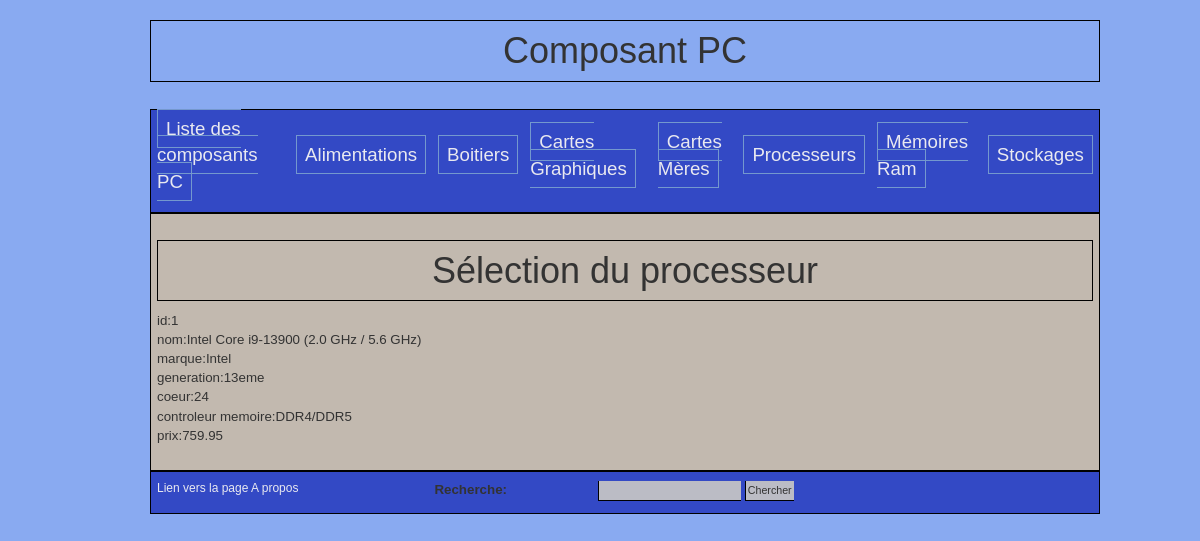
The page /include/processeur/Processeur.php?action=select&id=1 on the database its author committed.
### tables this page shows
CREATE TABLE PROCESSEUR ( id INT NOT NULL PRIMARY KEY AUTO_INCREMENT,
nom VARCHAR(100) NOT NULL, marque VARCHAR(100) NOT NULL, generation VARCHAR(20) NOT NULL, coeur INT NOT NULL, controleur_memoire VARCHAR(30) NOT NULL, 
prix FLOAT(10,2) NOT NULL);

### include/processeur/Processeur.php (the view, shortened to what this page needs)
<?php
$root = $_SERVER["DOCUMENT_ROOT"];
$action = key_exists('action', $_GET)? trim($_GET['action']): null;
switch ($action){
    case 'select':
        $id=$_GET["id"];
        $corps="<h1>Sélection du processeur</h1>" ;
        $connection =connecter();
        $requete="SELECT * FROM PROCESSEUR where id=$id";
        $query  = $connection->query($requete);
        $query->setFetchMode(PDO::FETCH_OBJ);
        while( $enregistrement = $query->fetch() ){
            $corps .= "id:".$enregistrement->id."<br>nom:".$enregistrement->nom."<br>marque:".$enregistrement->marque."<br>";
            $corps.= "generation:".$enregistrement->generation."<br>coeur:".$enregistrement->coeur."<br>controleur memoire:".$enregistrement->controleur_memoire."<br>";
            $corps.= "prix:".$enregistrement->prix."<br>";
        }
        break;
}
include($root."/squelettes/squelette.php");
?>

### style/form.css (style rules this page uses)
body { margin-left: 150px; margin-right: 100px; font-family: arial, helvetica; font-size: 9pt; background-color: #89aaf1; }
h1 { text-align: center; border: 1px solid black; padding: 10px; }

### rows shown on the page
processeur: id "1", nom "Intel Core i9-13900 (2.0 GHz / 5.6 GHz)", marque "Intel", generation "13eme", coeur "24", controleur_memoire "DDR4/DDR5", prix "759.95"
